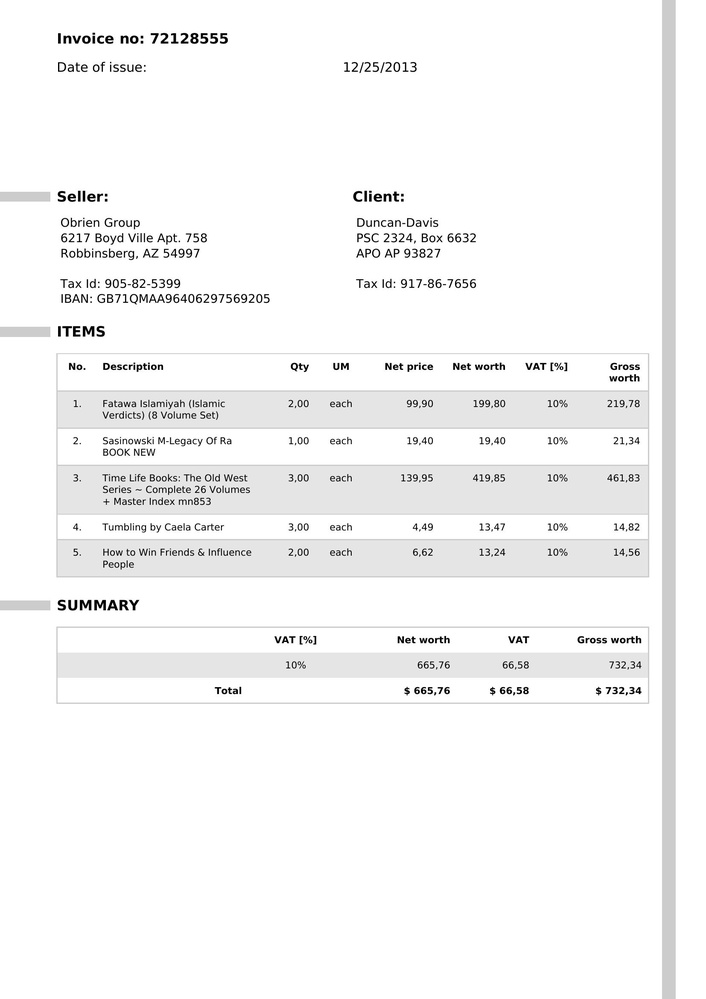
#> input picture invoice_guard/sample_invoices/batch1-0006.jpg, 706 x 999 px, shrunk from 1654 x 2339 before the run
$ python -i ocr.py   (imports and definitions only)
#> lines starting #> are read from the running program, lines starting #| are printed output that depends on the picture; after the words box and inside, x2 and y2 are one past the last pixel; in counts of white or black regions, pixels touching at a corner belong together
# ocr.py
from __future__ import annotations
import cv2
import numpy as np
import pytesseract

def preprocess_for_ocr(image_path: str) -> np.ndarray:
#> called with image_path = 'sample_invoices/batch1-0006.jpg'
    img = cv2.imread(image_path)
#> img is the input picture: shape (999, 706, 3); min 0, max 255, mean 246.1
    if img is None:
        raise FileNotFoundError(f"Could not read image: {image_path}")

    gray = cv2.cvtColor(img, cv2.COLOR_BGR2GRAY)

    # Denoise + improve contrast
    gray = cv2.bilateralFilter(gray, 9, 75, 75)

    # Adaptive threshold for scanned docs
    thr = cv2.adaptiveThreshold(
        gray, 255, cv2.ADAPTIVE_THRESH_GAUSSIAN_C,
        cv2.THRESH_BINARY, 31, 10
    )
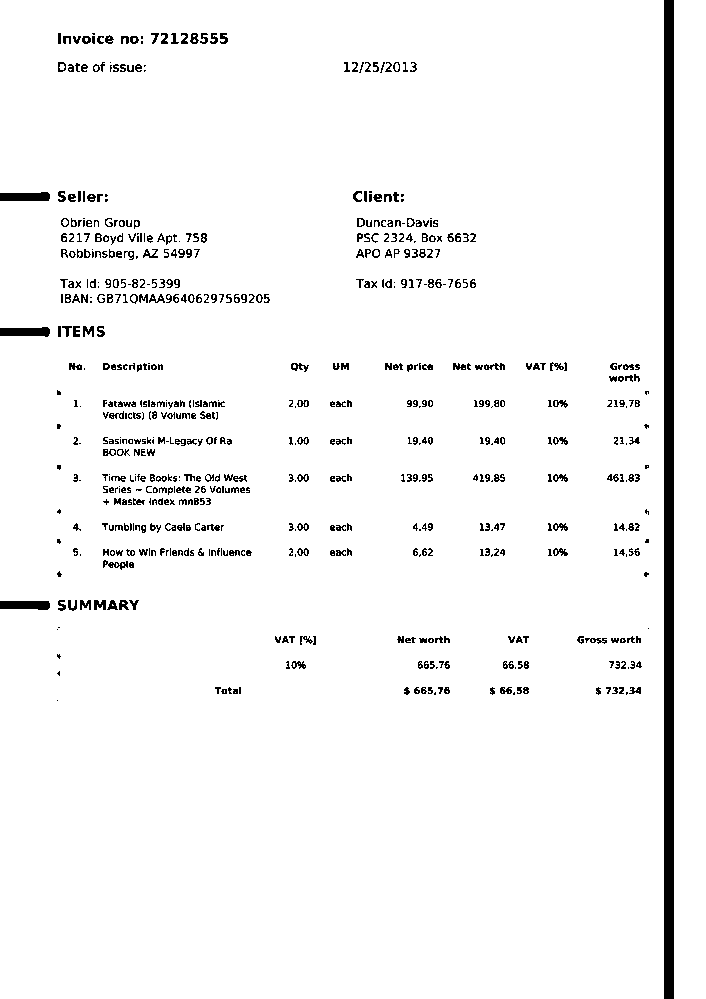
#> thr: shape (999, 706); 96.1% white; 635 black regions (215 under 20 px), largest, box (x1, y1, x2, y2) and area: (664, 0, 674, 999) 9990, (0, 601, 50, 610) 407, (0, 327, 50, 337) 406

    # Optional: deskew (simple)
    coords = np.column_stack(np.where(thr < 255))
#> coords = 27164 pairs, first value 0 to 998, second value 0 to 673
    if coords.size > 0:
        angle = cv2.minAreaRect(coords)[-1]
#> angle = -90
        if angle < -45:
            angle = -(90 + angle)
#> angle = 0
        else:
            angle = -angle

        (h, w) = thr.shape[:2]
#> h = 999; w = 706
        M = cv2.getRotationMatrix2D((w // 2, h // 2), angle, 1.0)
#> M = [[1, 0, 0], [0, 1, 0]]
        thr = cv2.warpAffine(thr, M, (w, h), flags=cv2.INTER_CUBIC, borderMode=cv2.BORDER_REPLICATE)

    return thr

def ocr_text(image_path: str) -> str:
    img = preprocess_for_ocr(image_path)
    config = "--oem 3 --psm 6"  # LSTM, assume a block of text
    text = pytesseract.image_to_string(img, config=config)
    return (text or "").strip()

>>> result = preprocess_for_ocr('sample_invoices/batch1-0006.jpg')

$ run again, on invoice_guard/sample_invoices/batch1-0007.jpg
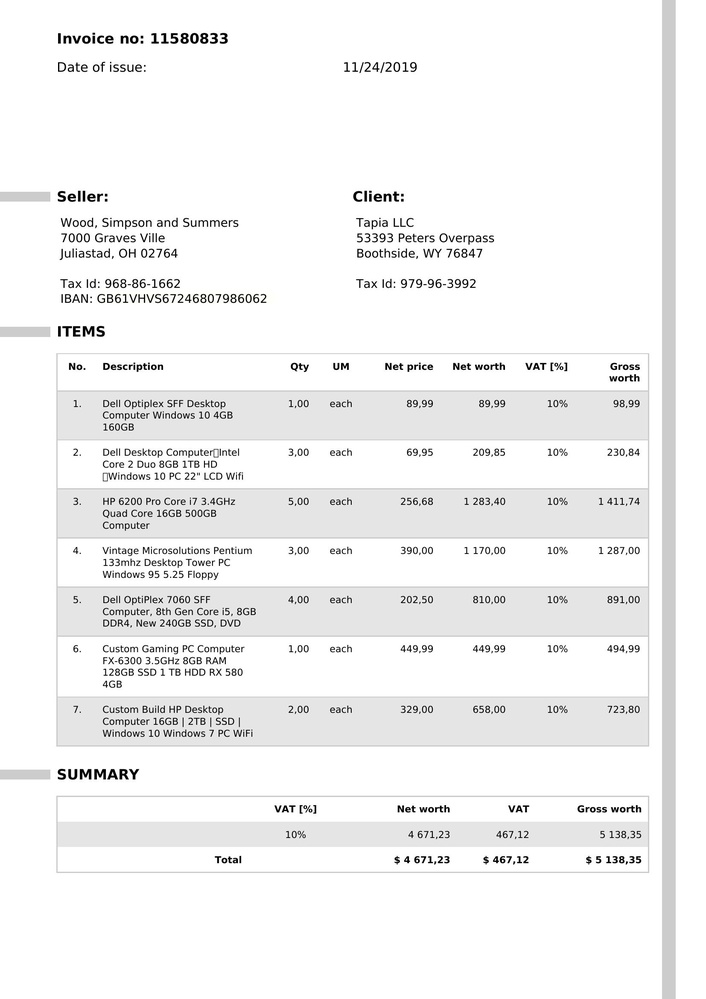
#> input picture invoice_guard/sample_invoices/batch1-0007.jpg, 706 x 999 px, shrunk from 1654 x 2339 before the run
#> in preprocess_for_ocr, img is the input picture: shape (999, 706, 3); mean B, G, R 242.9, 242.9, 242.9
#> in preprocess_for_ocr, `thr = cv2.adaptiveThreshold( gray, 255, cv2.ADAPTIVE_THRESH_GAUSSIAN_C..`:
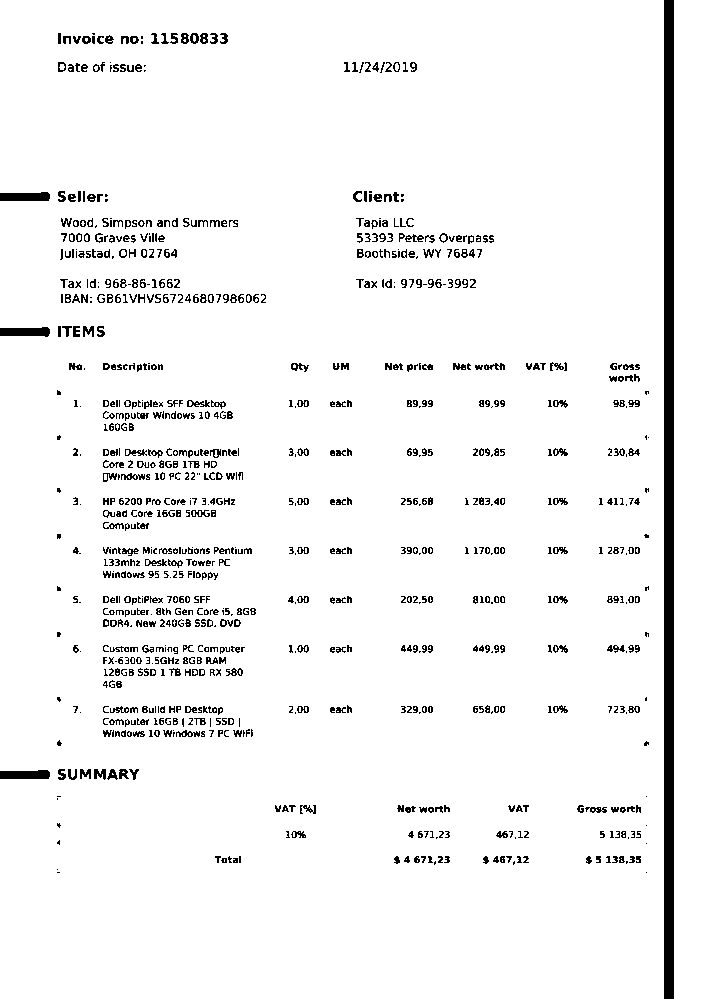
#> thr: shape (999, 706); 95.2% white; 904 black regions (326 under 20 px), largest, box (x1, y1, x2, y2) and area: (664, 0, 674, 999) 9990, (0, 770, 50, 779) 407, (0, 327, 50, 337) 406
#> coords = 33669 pairs, first value 0 to 998, second value 0 to 673
#> in preprocess_for_ocr, `angle = cv2.minAreaRect(coords)[-1]`: angle = -90
#> in preprocess_for_ocr, `angle = -(90 + angle)`: angle = 0
#> M = [[1, 0, 0], [0, 1, 0]]

$ run again, on invoice_guard/sample_invoices/batch1-0009.jpg
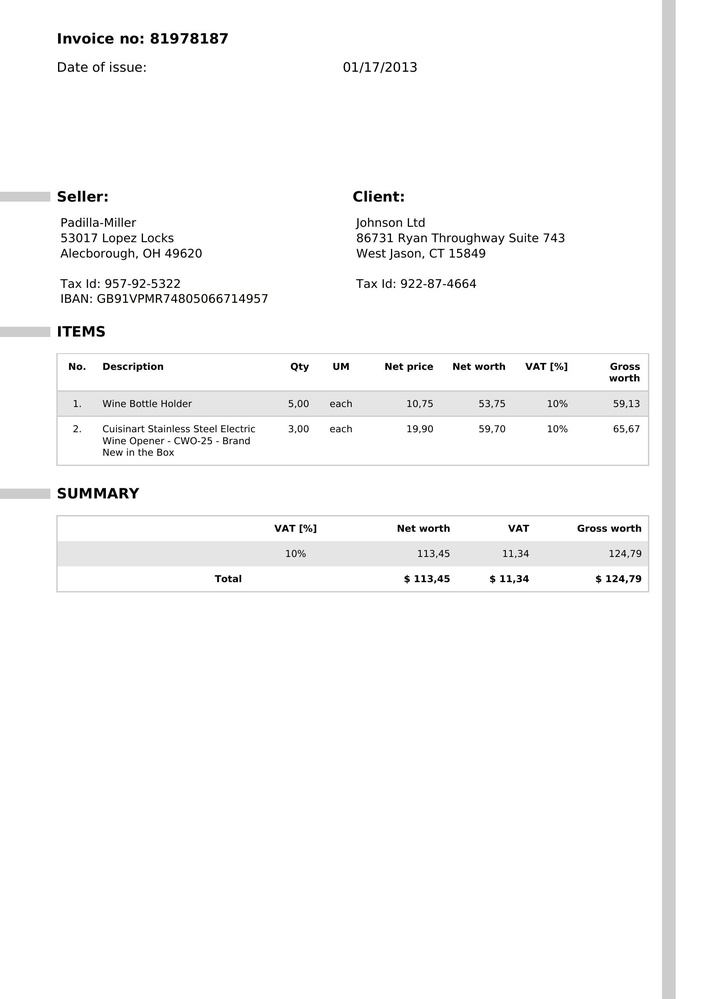
#> input picture invoice_guard/sample_invoices/batch1-0009.jpg, 706 x 999 px, shrunk from 1654 x 2339 before the run
#> in preprocess_for_ocr, img is the input picture: shape (999, 706, 3); mean B, G, R 249.1, 249.1, 249.1
#> in preprocess_for_ocr, `thr = cv2.adaptiveThreshold( gray, 255, cv2.ADAPTIVE_THRESH_GAUSSIAN_C..`:
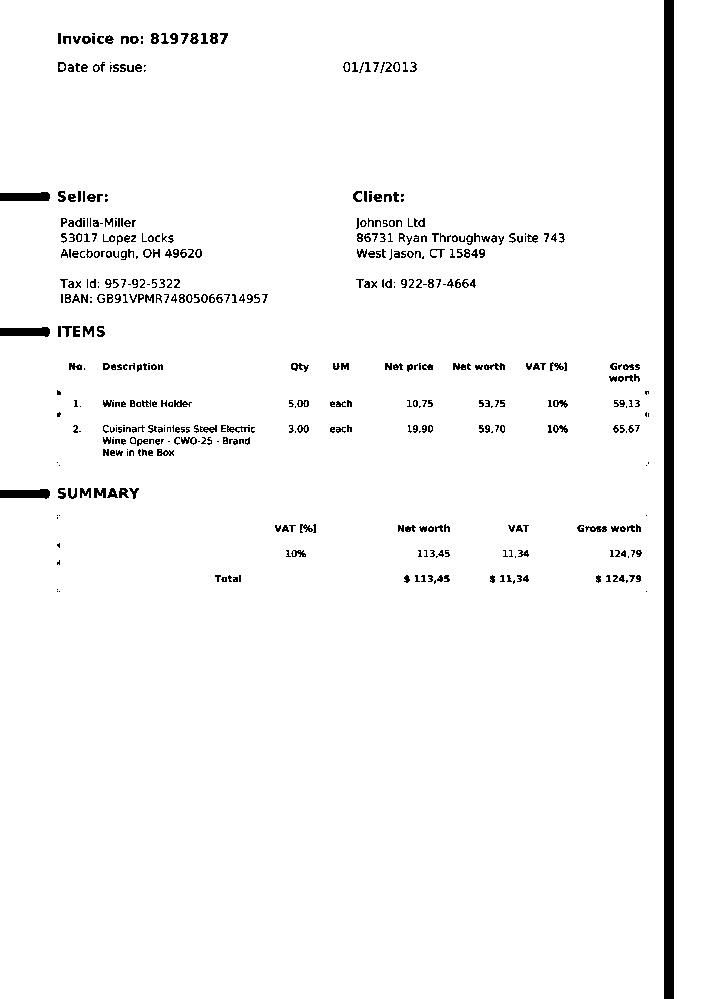
#> thr: shape (999, 706); 96.7% white; 482 black regions (159 under 20 px), largest, box (x1, y1, x2, y2) and area: (664, 0, 674, 999) 9990, (0, 489, 50, 499) 407, (0, 327, 50, 337) 406
#> coords = 23246 pairs, first value 0 to 998, second value 0 to 673
#> in preprocess_for_ocr, `angle = cv2.minAreaRect(coords)[-1]`: angle = -90
#> in preprocess_for_ocr, `angle = -(90 + angle)`: angle = 0
#> M = [[1, 0, 0], [0, 1, 0]]
